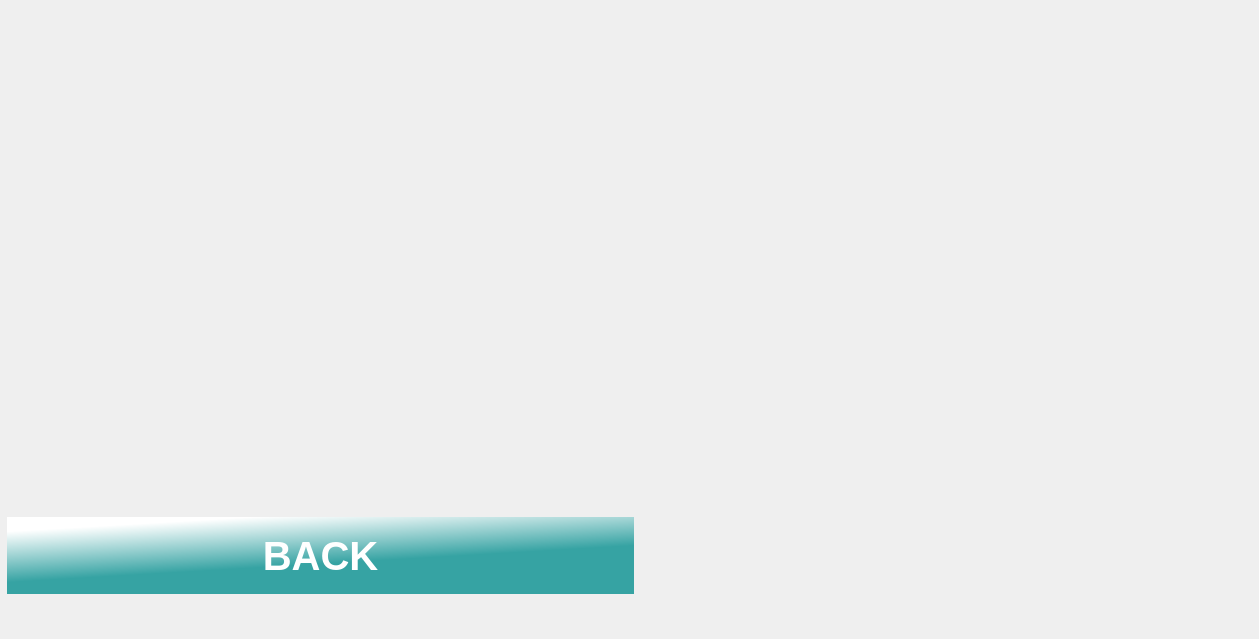
    <widget class="QWidget" name="page_75">
     <widget class="QLabel" name="label_132">
      <property name="geometry">
       <rect>
        <x>0</x>
        <y>0</y>
        <width>1250</width>
        <height>630</height>
       </rect>
      </property>
      <property name="text">
       <string/>
      </property>
      <property name="pixmap">
       <pixmap resource="icon.qrc">:/adding/adding/rm380-02-knyfs2py.jpg</pixmap>
      </property>
      <property name="scaledContents">
       <bool>true</bool>
      </property>
     </widget>
     <widget class="QPushButton" name="Ge_to_back">
      <property name="geometry">
       <rect>
        <x>0</x>
        <y>510</y>
        <width>641</width>
        <height>91</height>
       </rect>
      </property>
      <property name="font">
       <font>
        <pointsize>30</pointsize>
        <italic>false</italic>
        <bold>true</bold>
       </font>
      </property>
      <property name="autoFillBackground">
       <bool>false</bool>
      </property>
      <property name="styleSheet">
       <string notr="true">QPushButton
{
border:none;
color:white;
	
	
	background-color: qlineargradient(spread:pad, x1:0.651, y1:0.536, x2:0.393796, y2:0, stop:0 rgba(54, 163, 163, 255), stop:1 rgba(255, 255, 255, 255));
	
margin:7px;

}
QPushButton:pressed
{
	
	background-color: qlineargradient(spread:pad, x1:0.512878, y1:0.513273, x2:0.653182, y2:1, stop:0 rgba(54, 163, 163, 255), stop:1 rgba(255, 255, 255, 255));
}</string>
      </property>
      <property name="text">
       <string>BACK</string>
      </property>
     </widget>
     <widget class="QLabel" name="label_133">
      <property name="geometry">
       <rect>
        <x>20</x>
        <y>20</y>
        <width>671</width>
        <height>471</height>
       </rect>
      </property>
      <property name="text">
       <string/>
      </property>
      <property name="pixmap">
       <pixmap resource="Res2.qrc">:/v_to_36/v_to_36/32.png</pixmap>
      </property>
      <property name="scaledContents">
       <bool>true</bool>
      </property>
     </widget>
     <widget class="QLabel" name="label_134">
      <property name="geometry">
       <rect>
        <x>730</x>
        <y>20</y>
        <width>491</width>
        <height>571</height>
       </rect>
      </property>
      <property name="text">
       <string/>
      </property>
      <property name="pixmap">
       <pixmap resource="Res2.qrc">:/v_to_36/v_to_36/geeeeeeeeeeeeeeeeeeeeeeeee.png</pixmap>
      </property>
      <property name="scaledContents">
       <bool>true</bool>
      </property>
     </widget>
    </widget>
